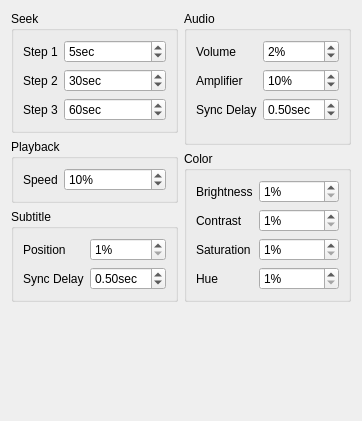
       <widget class="QWidget" name="ui_step">
        <layout class="QVBoxLayout" name="verticalLayout_24">
         <item>
          <layout class="QHBoxLayout" name="horizontalLayout_6">
           <item>
            <layout class="QVBoxLayout" name="verticalLayout_22">
             <item>
              <widget class="QGroupBox" name="groupBox_17">
               <property name="title">
                <string>Seek</string>
               </property>
               <layout class="QFormLayout" name="formLayout">
                <property name="fieldGrowthPolicy">
                 <enum>QFormLayout::AllNonFixedFieldsGrow</enum>
                </property>
                <item row="0" column="0">
                 <widget class="QLabel" name="aLabel_7">
                  <property name="text">
                   <string>Step 1</string>
                  </property>
                 </widget>
                </item>
                <item row="0" column="1">
                 <widget class="QSpinBox" name="seek_step1_sec">
                  <property name="suffix">
                   <string>sec</string>
                  </property>
                  <property name="minimum">
                   <number>1</number>
                  </property>
                  <property name="maximum">
                   <number>300</number>
                  </property>
                  <property name="value">
                   <number>5</number>
                  </property>
                 </widget>
                </item>
                <item row="1" column="0">
                 <widget class="QLabel" name="aLabel_8">
                  <property name="text">
                   <string>Step 2</string>
                  </property>
                 </widget>
                </item>
                <item row="1" column="1">
                 <widget class="QSpinBox" name="seek_step2_sec">
                  <property name="suffix">
                   <string>sec</string>
                  </property>
                  <property name="minimum">
                   <number>1</number>
                  </property>
                  <property name="maximum">
                   <number>600</number>
                  </property>
                  <property name="value">
                   <number>30</number>
                  </property>
                 </widget>
                </item>
                <item row="2" column="0">
                 <widget class="QLabel" name="aLabel_9">
                  <property name="text">
                   <string>Step 3</string>
                  </property>
                 </widget>
                </item>
                <item row="2" column="1">
                 <widget class="QSpinBox" name="seek_step3_sec">
                  <property name="suffix">
                   <string>sec</string>
                  </property>
                  <property name="minimum">
                   <number>1</number>
                  </property>
                  <property name="maximum">
                   <number>600</number>
                  </property>
                  <property name="value">
                   <number>60</number>
                  </property>
                 </widget>
                </item>
               </layout>
              </widget>
             </item>
             <item>
              <widget class="QGroupBox" name="groupBox_19">
               <property name="title">
                <string>Playback</string>
               </property>
               <layout class="QFormLayout" name="formLayout_12">
                <property name="fieldGrowthPolicy">
                 <enum>QFormLayout::AllNonFixedFieldsGrow</enum>
                </property>
                <item row="0" column="0">
                 <widget class="QLabel" name="label_9">
                  <property name="text">
                   <string>Speed</string>
                  </property>
                 </widget>
                </item>
                <item row="0" column="1">
                 <widget class="QSpinBox" name="speed_step">
                  <property name="suffix">
                   <string notr="true">%</string>
                  </property>
                  <property name="minimum">
                   <number>1</number>
                  </property>
                  <property name="value">
                   <number>10</number>
                  </property>
                 </widget>
                </item>
               </layout>
              </widget>
             </item>
             <item>
              <widget class="QGroupBox" name="groupBox_21">
               <property name="title">
                <string>Subtitle</string>
               </property>
               <layout class="QFormLayout" name="formLayout_10">
                <item row="0" column="0">
                 <widget class="QLabel" name="label_10">
                  <property name="text">
                   <string>Position</string>
                  </property>
                 </widget>
                </item>
                <item row="0" column="1">
                 <widget class="QSpinBox" name="sub_pos_step">
                  <property name="suffix">
                   <string notr="true">%</string>
                  </property>
                  <property name="minimum">
                   <number>1</number>
                  </property>
                  <property name="value">
                   <number>1</number>
                  </property>
                 </widget>
                </item>
                <item row="1" column="0">
                 <widget class="QLabel" name="label_11">
                  <property name="text">
                   <string>Sync Delay</string>
                  </property>
                 </widget>
                </item>
                <item row="1" column="1">
                 <widget class="QDoubleSpinBox" name="sub_sync_step_sec">
                  <property name="suffix">
                   <string>sec</string>
                  </property>
                  <property name="minimum">
                   <double>0.010000000000000</double>
                  </property>
                  <property name="singleStep">
                   <double>0.100000000000000</double>
                  </property>
                  <property name="value">
                   <double>0.500000000000000</double>
                  </property>
                 </widget>
                </item>
               </layout>
              </widget>
             </item>
            </layout>
           </item>
           <item>
            <layout class="QVBoxLayout" name="verticalLayout_23">
             <item>
              <widget class="QGroupBox" name="groupBox_20">
               <property name="title">
                <string>Audio</string>
               </property>
               <layout class="QFormLayout" name="formLayout_7">
                <item row="0" column="0">
                 <widget class="QLabel" name="label_18">
                  <property name="text">
                   <string>Volume</string>
                  </property>
                  <property name="alignment">
                   <set>Qt::AlignLeading|Qt::AlignLeft|Qt::AlignVCenter</set>
                  </property>
                 </widget>
                </item>
                <item row="0" column="1">
                 <widget class="QSpinBox" name="volume_step">
                  <property name="suffix">
                   <string notr="true">%</string>
                  </property>
                  <property name="minimum">
                   <number>1</number>
                  </property>
                  <property name="maximum">
                   <number>50</number>
                  </property>
                  <property name="value">
                   <number>2</number>
                  </property>
                 </widget>
                </item>
                <item row="1" column="0">
                 <widget class="QLabel" name="label_19">
                  <property name="text">
                   <string>Amplifier</string>
                  </property>
                  <property name="alignment">
                   <set>Qt::AlignLeading|Qt::AlignLeft|Qt::AlignVCenter</set>
                  </property>
                 </widget>
                </item>
                <item row="1" column="1">
                 <widget class="QSpinBox" name="amp_step">
                  <property name="suffix">
                   <string notr="true">%</string>
                  </property>
                  <property name="minimum">
                   <number>1</number>
                  </property>
                  <property name="maximum">
                   <number>50</number>
                  </property>
                  <property name="value">
                   <number>10</number>
                  </property>
                 </widget>
                </item>
                <item row="2" column="0">
                 <widget class="QLabel" name="label_39">
                  <property name="text">
                   <string>Sync Delay</string>
                  </property>
                 </widget>
                </item>
                <item row="2" column="1">
                 <widget class="QDoubleSpinBox" name="audio_sync_step_sec">
                  <property name="suffix">
                   <string>sec</string>
                  </property>
                  <property name="minimum">
                   <double>0.010000000000000</double>
                  </property>
                  <property name="singleStep">
                   <double>0.100000000000000</double>
                  </property>
                  <property name="value">
                   <double>0.500000000000000</double>
                  </property>
                 </widget>
                </item>
               </layout>
              </widget>
             </item>
             <item>
              <widget class="QGroupBox" name="groupBox_18">
               <property name="title">
                <string>Color</string>
               </property>
               <layout class="QFormLayout" name="formLayout_4">
                <item row="0" column="0">
                 <widget class="QLabel" name="label_12">
                  <property name="text">
                   <string>Brightness</string>
                  </property>
                 </widget>
                </item>
                <item row="0" column="1">
                 <widget class="QSpinBox" name="brightness_step">
                  <property name="suffix">
                   <string notr="true">%</string>
                  </property>
                  <property name="minimum">
                   <number>1</number>
                  </property>
                  <property name="value">
                   <number>1</number>
                  </property>
                 </widget>
                </item>
                <item row="1" column="0">
                 <widget class="QLabel" name="label_14">
                  <property name="text">
                   <string>Contrast</string>
                  </property>
                 </widget>
                </item>
                <item row="1" column="1">
                 <widget class="QSpinBox" name="contrast_step">
                  <property name="suffix">
                   <string notr="true">%</string>
                  </property>
                  <property name="minimum">
                   <number>1</number>
                  </property>
                  <property name="value">
                   <number>1</number>
                  </property>
                 </widget>
                </item>
                <item row="2" column="0">
                 <widget class="QLabel" name="label_13">
                  <property name="text">
                   <string>Saturation</string>
                  </property>
                 </widget>
                </item>
                <item row="2" column="1">
                 <widget class="QSpinBox" name="saturation_step">
                  <property name="suffix">
                   <string notr="true">%</string>
                  </property>
                  <property name="minimum">
                   <number>1</number>
                  </property>
                  <property name="value">
                   <number>1</number>
                  </property>
                 </widget>
                </item>
                <item row="3" column="0">
                 <widget class="QLabel" name="label_20">
                  <property name="text">
                   <string>Hue</string>
                  </property>
                 </widget>
                </item>
                <item row="3" column="1">
                 <widget class="QSpinBox" name="hue_step">
                  <property name="suffix">
                   <string notr="true">%</string>
                  </property>
                  <property name="minimum">
                   <number>1</number>
                  </property>
                  <property name="value">
                   <number>1</number>
                  </property>
                 </widget>
                </item>
               </layout>
              </widget>
             </item>
            </layout>
           </item>
          </layout>
         </item>
         <item>
          <spacer name="verticalSpacer_6">
           <property name="orientation">
            <enum>Qt::Vertical</enum>
           </property>
           <property name="sizeHint" stdset="0">
            <size>
             <width>20</width>
             <height>108</height>
            </size>
           </property>
          </spacer>
         </item>
        </layout>
       </widget>
